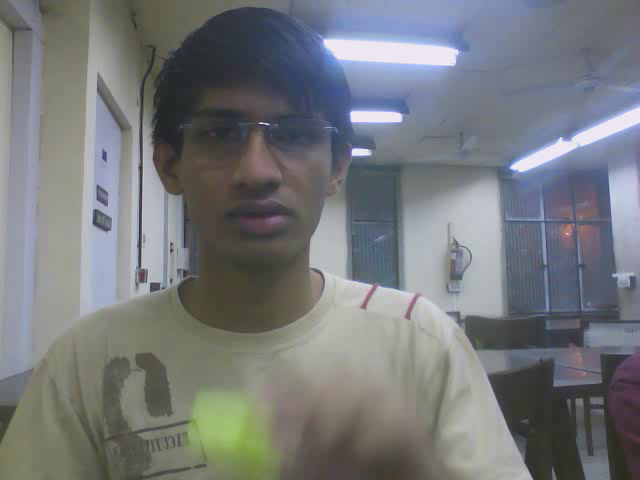
//> input picture frame 0 of Summer proj/For video/Original.avi, 640 x 480 px, given in place of the camera
$ ./path_vid   (built with g++ and OpenCV 4)
//> lines starting //> are read from the running program, lines starting //| are printed output that depends on the picture
#include "opencv2/opencv.hpp"
#include "cv.h"
#include <opencv2/imgproc/imgproc.hpp>
#include <iostream>
#include <stdio.h>
#include <unistd.h>
#include <time.h>
#include <string.h>
#include <sstream>
#include <dirent.h>

#define MILS_BEFORE_GEST 100
#define GEST_TIME 2
#define SUDDEN_JUMP 100000
#define PATH "./gestures/gesture2/"

using namespace std;
using namespace cv;

Mat frame,img,img_scl,img_crop,img_flip,frame_flip;
int switch_value=1,clear_value,save_value;
int flag=0,gest_flag=0;
time_t t1,t2;
string path=PATH;
Point prev=Point(-1,-1);

// [15 lines left out: function count_files, not called in this run]
void filter(int h1,int h2,int s1,int s2,int v1,int v2)
{

  for(int i=0;i<frame.rows;++i)
  {
    for(int j=0;j<frame.cols;++j)
    {
      if(!(frame.at<Vec3b>(i,j).val[0]>h1 && frame.at<Vec3b>(i,j).val[0]<h2 && frame.at<Vec3b>(i,j).val[1]>s1 && frame.at<Vec3b>(i,j).val[1]<s2 && frame.at<Vec3b>(i,j).val[2]>v1 && frame.at<Vec3b>(i,j).val[2]<v2))
      {
	frame.at<Vec3b>(i,j)=Vec3b(0,0,0);
      }
      else
      {
	frame.at<Vec3b>(i,j)=Vec3b(255,255,255);
      }
    }
  }
  blur(frame,frame,Size(10,10),Point(-1,-1));
}
// [81 lines left out: functions scale, switch_callback, not called in this run]

void clear()
{
  for(int i=0;i<frame.rows;++i)
  {
    for(int j=0;j<frame.cols;++j)
    {
      if(img.at<Vec3b>(i,j)!=Vec3b(255,255,255))
      {
	img.at<Vec3b>(i,j)=Vec3b(0,0,0);
      }
    }
  }
}

// [22 lines left out: functions clear_callback, save_callback, not called in this run]

void out_edge()
{
 int x=0, y=0,count=0;
 for(int i=0;i<frame.rows;++i)
  {
    for(int j=0;j<frame.cols;++j)
    {
      if(frame.at<Vec3b>(i,j).val[0]==255)
      {
	x+=j;y+=i;++count;
      }
    }
  }
 if(count!=0 && switch_value)
 {
   x/=count;y/=count;
   if(prev.x !=-1 && prev.y!=-1 /*&& (((prev.y-x)*(prev.y-x))+((prev.x-y)*(prev.x-y)))<SUDDEN_JUMP*/)
   {
     line(img,Point(x,y),prev,Scalar(255,255,255),2,4);
   }
   //img.at<Vec3b>(x,y)=Vec3b(255,255,255);
   prev.y=y;
   prev.x=x;
   if(gest_flag==0)
   {
     flag=1;
   }
   //blur(img, img, Size(10,10), Point(-1,-1));
 }
 else if(switch_value==0 && count!=0)
 {
   x/=count;y/=count;
   clear();
   if(img.at<Vec3b>(y,x)!=Vec3b(255,255,255))
   {
     img.at<Vec3b>(y,x)=Vec3b(255,0,0);
   }
 }
 flip(img,img_flip,1);
 imshow("path",img_flip);
}

int main()
{
  clock_t t;
  VideoCapture vid(0);
  if(!vid.isOpened())
    return -1;
  cvNamedWindow("path",0);
  cvSetWindowProperty("path",CV_WND_PROP_FULLSCREEN,CV_WINDOW_FULLSCREEN);
  cvCreateTrackbar("Switch","path",&switch_value,1,switch_callback);
  cvCreateTrackbar("clear","path",&clear_value,1,clear_callback);
  cvCreateTrackbar("Save","path",&save_value,1,save_callback);
  vid>> frame;
//> frame is the input picture: 480 rows x 640 cols, CV_8UC3; mean B, G, R 123.6, 121.1, 118.3
  VideoWriter rec_orig("Original.avi", CV_FOURCC('D','I','V','X'), 30, frame.size(), true);
  VideoWriter rec_hsv("filtered.avi", CV_FOURCC('D','I','V','X'), 30, frame.size(), true);
  VideoWriter rec_gest("gesture.avi", CV_FOURCC('D','I','V','X'), 30, frame.size(), true);
  img=frame.clone();
  for(int i=0;i<img.rows;++i)
  {
    for(int j=0;j<img.cols;++j)
    {
      img.at<Vec3b>(i,j)=Vec3b(0,0,0);
    }
  }
//> img: 480 rows x 640 cols, CV_8UC3; every value is 0
  while(1)
  {
    vid>> frame;
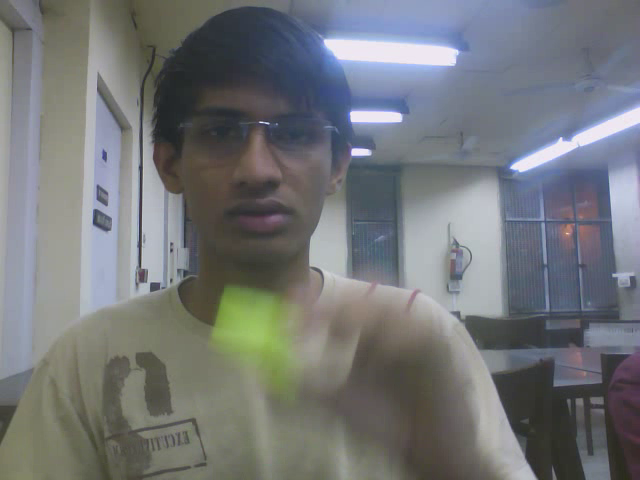
//> input picture frame 1 of Summer proj/For video/Original.avi, 640 x 480 px, given in place of the camera
//> frame is the input picture: 480 rows x 640 cols, CV_8UC3; mean B, G, R 120.3, 118.2, 115.4
    cvtColor(frame,frame,CV_RGB2HSV);
//> frame: 480 rows x 640 cols, CV_8UC3; mean H, S, V 59.2, 39, 127.8
    blur(frame,frame,Size(10,10),Point(-1,-1));
//> frame: 480 rows x 640 cols, CV_8UC3; mean H, S, V 59.1, 39, 127.8
    filter(60,100,88,255,114,255);
//> after the loop in filter, `for(int i=0;i<frame.rows;++i)`: frame: 480 rows x 640 cols, CV_8UC3; mean H, S, V 4.3, 4.3, 4.3
//> in filter, `blur(frame,frame,Size(10,10),Point(-1,-1));`: frame: 480 rows x 640 cols, CV_8UC3; mean H, S, V 4.3, 4.3, 4.3
    out_edge();
//> after the loop in out_edge, `for(int i=0;i<frame.rows;++i)`: x = 913026; y = 1186541; count = 3587
//> in out_edge, `x /= count`: x = 254
//> in out_edge, `y /= count`: y = 330
//> in out_edge, `prev.y=y;`: prev = Point(-1, 330)
//> in out_edge, `prev.x=x;`: prev = Point(254, 330)
    if(flag)
    {
      flag=0;
      gest_flag=1;
      usleep(MILS_BEFORE_GEST*1000);
      t=clock();
      prev.x=-1;prev.y=-1;clear();
//> after `prev.x = - 1`: prev = Point(-1, 330)
//> after `prev.y = - 1`: prev = Point(-1, -1)
      while((float)(clock()-t)/CLOCKS_PER_SEC<GEST_TIME)
      {
	vid>> frame;
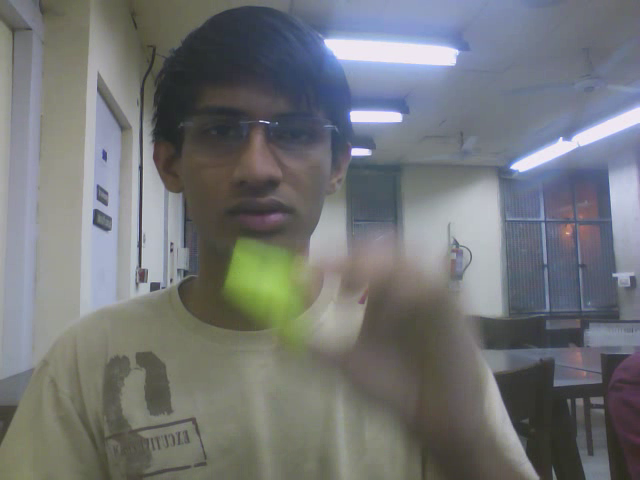
//> input picture frame 2 of Summer proj/For video/Original.avi, 640 x 480 px, given in place of the camera
//> frame is the input picture: 480 rows x 640 cols, CV_8UC3; mean H, S, V 118.7, 117.1, 114.6
	flip(frame,frame_flip,1);
//> frame_flip: 480 rows x 640 cols, CV_8UC3; mean H, S, V 118.7, 117.1, 114.6
	rec_orig<<frame_flip;
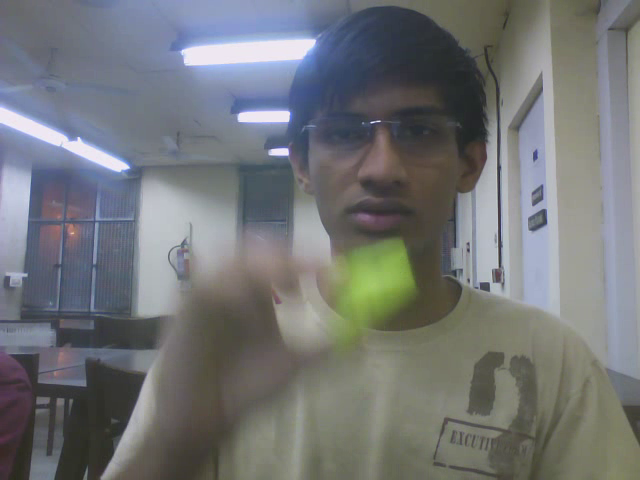
//> frame written to the video: 480 rows x 640 cols, CV_8UC3; mean B, G, R 118.7, 117.1, 114.6
	cvtColor(frame,frame,CV_RGB2HSV);
//> frame: 480 rows x 640 cols, CV_8UC3; mean H, S, V 61.5, 39.6, 126.6
	blur(frame,frame,Size(10,10),Point(-1,-1));
//> frame: 480 rows x 640 cols, CV_8UC3; mean H, S, V 61.4, 39.5, 126.7
	filter(60,100,88,255,114,213);
//> after the loop in filter (call 2), `for(int i=0;i<frame.rows;++i)`: frame: 480 rows x 640 cols, CV_8UC3; mean H, S, V 4.3, 4.3, 4.3
//> in filter (call 2), `blur(frame,frame,Size(10,10),Point(-1,-1));`: frame: 480 rows x 640 cols, CV_8UC3; mean H, S, V 4.3, 4.3, 4.3
	flip(frame,frame_flip,1);
//> frame_flip: 480 rows x 640 cols, CV_8UC3; mean H, S, V 4.3, 4.3, 4.3
	rec_hsv<<frame_flip;
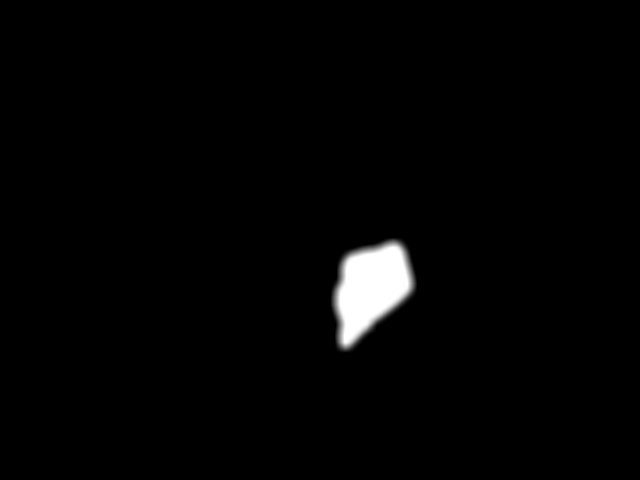
//> frame written to the video: 480 rows x 640 cols, CV_8UC3; min 0, max 255, mean 4.3
	out_edge();
	rec_gest<<img_flip;
      }
      scale();
    }
    if(waitKey(10)>=0)
     break;
  }
}

$ run again, starting later in the video
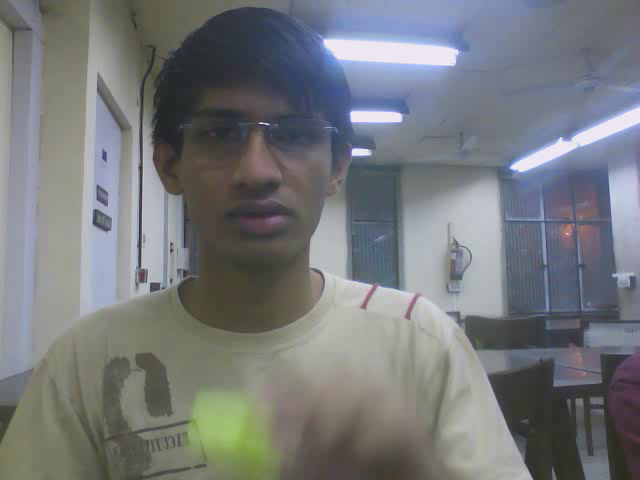
//> input picture frame 0 of Summer proj/For video/Original.avi, 640 x 480 px, given in place of the camera
//> frame is the input picture: 480 rows x 640 cols, CV_8UC3; mean B, G, R 123.6, 121.1, 118.3
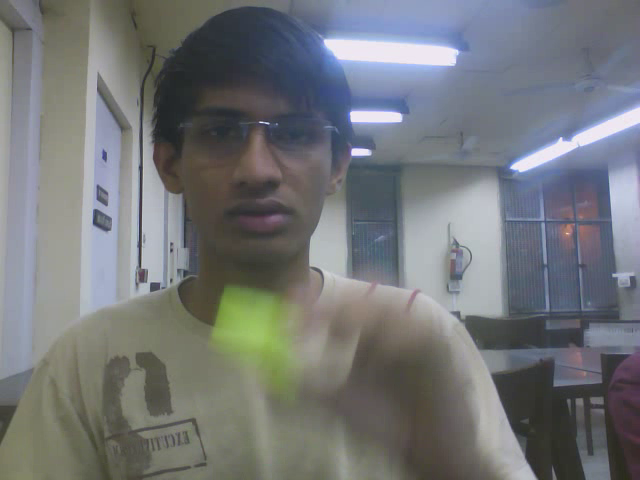
//> input picture frame 1 of Summer proj/For video/Original.avi, 640 x 480 px, given in place of the camera
//> frame is the input picture: 480 rows x 640 cols, CV_8UC3; mean B, G, R 120.3, 118.2, 115.4
//> after the loop in out_edge, `for(int i=0;i<frame.rows;++i)`: x = 913026; y = 1186541; count = 3587
//> in out_edge, `x /= count`: x = 254
//> in out_edge, `y /= count`: y = 330
//> in out_edge, `prev.y=y;`: prev = Point(-1, 330)
//> in out_edge, `prev.x=x;`: prev = Point(254, 330)
//> `prev.x = - 1`: prev = Point(-1, 330)
//> `prev.y = - 1`: prev = Point(-1, -1)
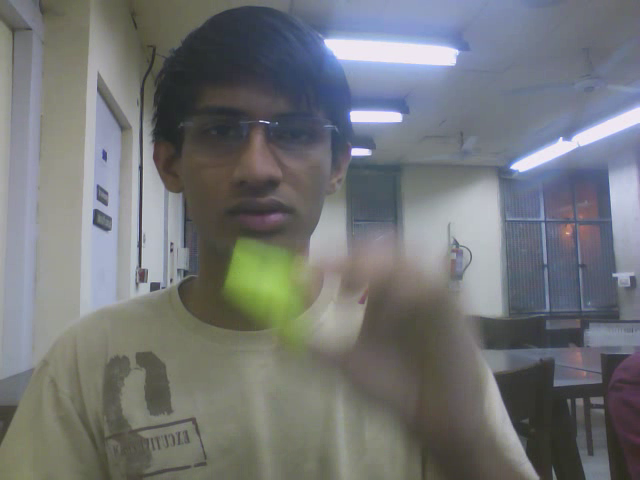
//> input picture frame 2 of Summer proj/For video/Original.avi, 640 x 480 px, given in place of the camera
//> frame is the input picture: 480 rows x 640 cols, CV_8UC3; mean H, S, V 118.7, 117.1, 114.6

$ run again, starting later in the video
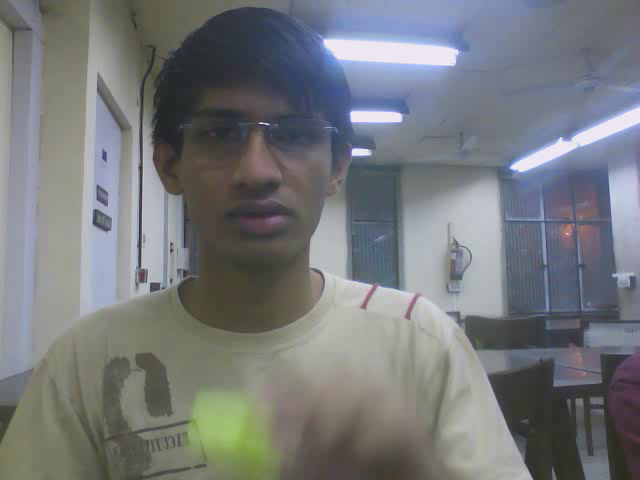
//> input picture frame 0 of Summer proj/For video/Original.avi, 640 x 480 px, given in place of the camera
//> frame is the input picture: 480 rows x 640 cols, CV_8UC3; mean B, G, R 123.6, 121.1, 118.3
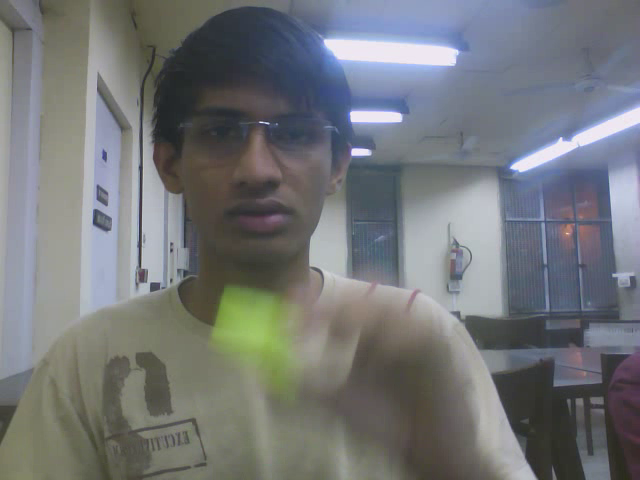
//> input picture frame 1 of Summer proj/For video/Original.avi, 640 x 480 px, given in place of the camera
//> frame is the input picture: 480 rows x 640 cols, CV_8UC3; mean B, G, R 120.3, 118.2, 115.4
//> after the loop in out_edge, `for(int i=0;i<frame.rows;++i)`: x = 913026; y = 1186541; count = 3587
//> in out_edge, `x /= count`: x = 254
//> in out_edge, `y /= count`: y = 330
//> in out_edge, `prev.y=y;`: prev = Point(-1, 330)
//> in out_edge, `prev.x=x;`: prev = Point(254, 330)
//> `prev.x = - 1`: prev = Point(-1, 330)
//> `prev.y = - 1`: prev = Point(-1, -1)
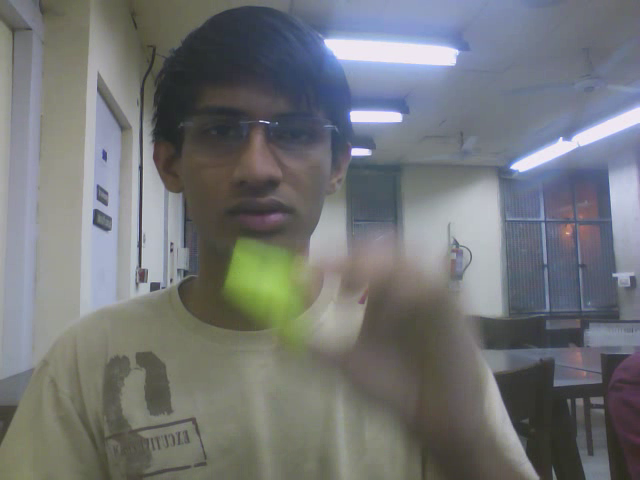
//> input picture frame 2 of Summer proj/For video/Original.avi, 640 x 480 px, given in place of the camera
//> frame is the input picture: 480 rows x 640 cols, CV_8UC3; mean H, S, V 118.7, 117.1, 114.6
